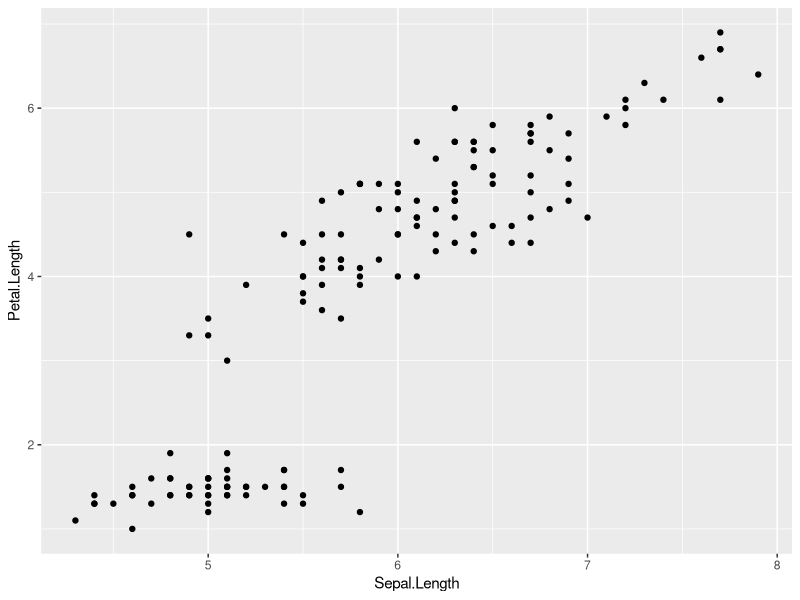
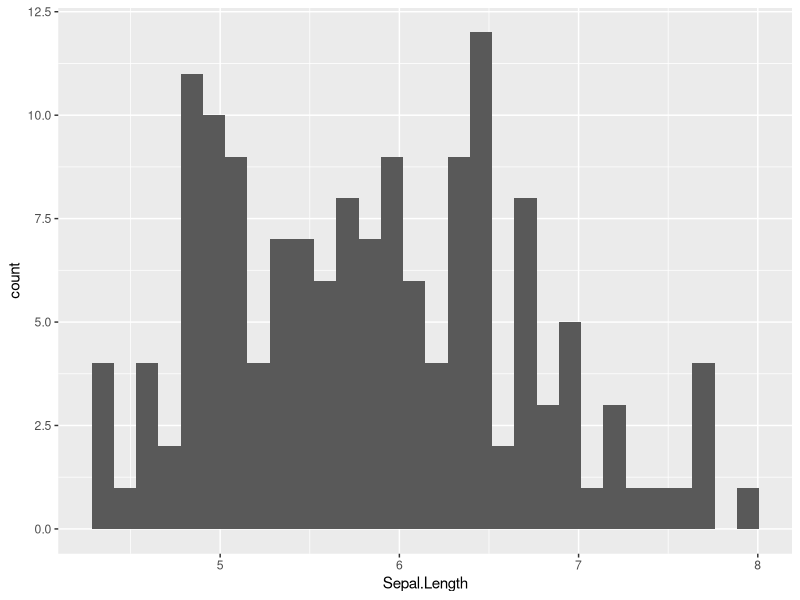

Write R code to recreate these figures, in order.
## ---- chunk 1
knitr::opts_chunk$set(echo = TRUE)
## ---- chunk 2
library(ggplot2)
## ---- chunk 3
ggplot(iris, aes(x = Sepal.Length, y = Petal.Length)) +
	geom_point()

## ---- chunk 4
ggplot(iris, aes(x = Sepal.Length)) +
	geom_histogram()
